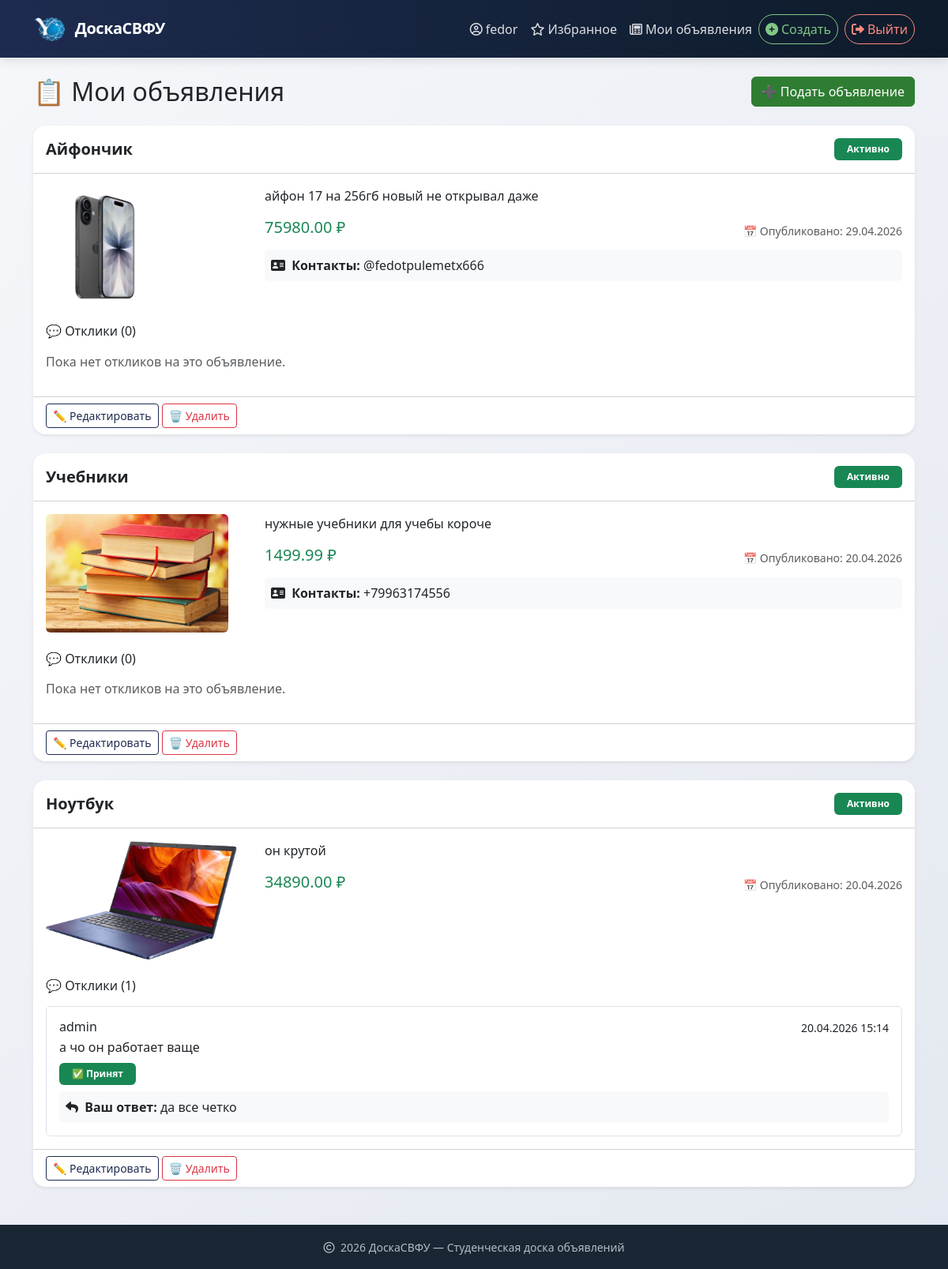
The app's page /my-ads/ (signed in) with its own data.
### ads/models.py (models this page shows, shortened)
class Ad(models.Model):
    title = models.CharField(max_length=200, verbose_name="Название")
    description = models.TextField(verbose_name="Описание")
    price = models.DecimalField(max_digits=10, decimal_places=2, verbose_name="Цена")
    image = models.ImageField(upload_to='ads/', blank=True, null=True, verbose_name="Фотография")
    category = models.ForeignKey(Category, on_delete=models.CASCADE, related_name='ads', verbose_name="Категория")
    author = models.ForeignKey(User, on_delete=models.CASCADE, related_name='ads', verbose_name="Продавец")
    created_at = models.DateTimeField(auto_now_add=True, verbose_name="Создано в")
    is_active = models.BooleanField(default=True, verbose_name="Активно")
    contact_info = models.CharField(max_length=200, blank=True, verbose_name="Контакты для связи", help_text="Телефон, Telegram, email")
    class Meta:
        verbose_name = "Ad"
        verbose_name_plural = "Ads"
        ordering = ['-created_at']

class Response(models.Model):
    ad = models.ForeignKey(Ad, on_delete=models.CASCADE, related_name='responses')
    user = models.ForeignKey(User, on_delete=models.CASCADE, related_name='responses')
    text = models.TextField(verbose_name="Текст отклика")
    created_at = models.DateTimeField(auto_now_add=True)
    is_accepted = models.BooleanField(default=False, verbose_name="Принят")
    reply = models.TextField(blank=True, verbose_name="Ответ автора")
    class Meta:
        verbose_name = "Response"
        verbose_name_plural = "Responses"
        ordering = ['-created_at']

### ads/views.py (the view)
# urls.py: path('my-ads/', views.MyAdsListView.as_view(), name='my_ads'),
class MyAdsListView(LoginRequiredMixin, ListView):
    template_name = 'ads/my_ads.html'
    context_object_name = 'ads'
    def get_queryset(self):
        return Ad.objects.filter(author=self.request.user).prefetch_related('responses')

### templates/ads/my_ads.html (shortened to what this page needs)
{% extends "base.html" %}
{% load static %}
{% block content %}
<div class="d-flex justify-content-between align-items-center mb-4">
    <h1 class="h2 mb-0">📋 Мои объявления</h1>
    <a href="{% url 'ads:ad_create' %}" class="btn btn-success">
        ➕ Подать объявление
    </a>
</div>
{% for ad in ads %}
<div class="card mb-4 shadow-sm border-0">
    <div class="card-header bg-white d-flex justify-content-between align-items-center py-3">
        <h5 class="mb-0">
            <a href="{% url 'ads:ad_detail' ad.pk %}" class="text-decoration-none fw-semibold text-dark">
                {{ ad.title }}
            </a>
        </h5>
        <span class="badge {% if ad.is_active %}bg-success{% else %}bg-secondary{% endif %} px-3 py-2">
            {% if ad.is_active %}Активно{% else %}Снято с публикации{% endif %}
        </span>
    </div>
    <div class="card-body">
        <div class="row">
            <div class="col-md-3">
                {% if ad.image %}
                <img src="{{ ad.image.url }}" class="img-fluid rounded" alt="{{ ad.title }}" style="max-height: 150px;">
                {% else %}
                <div class="bg-light rounded d-flex align-items-center justify-content-center" style="height: 150px;">
                    <span class="text-muted">Нет фото</span>
                </div>
                {% endif %}
            </div>
            <div class="col-md-9">
                <p class="card-text">{{ ad.description|truncatechars:200 }}</p>
                <div class="d-flex justify-content-between align-items-center">
                    <h5 class="text-success">{{ ad.price }} ₽</h5>
                    <small class="text-muted">
                        📅 Опубликовано: {{ ad.created_at|date:"d.m.Y" }}
                    </small>
                </div>
                {% if ad.contact_info %}
                <div class="mt-2 p-2 bg-light rounded">
                    <i class="fas fa-address-card me-1"></i> <strong>Контакты:</strong> {{ ad.contact_info }}
                </div>
                {% endif %}
            </div>
        </div>
        <h6 class="mt-4 mb-3">💬 Отклики ({{ ad.responses.count }})</h6>
        {% if ad.responses.all %}
        <div class="list-group">
            {% for resp in ad.responses.all %}
            <div class="list-group-item list-group-item-action py-3">
                <div class="d-flex w-100 justify-content-between">
                    <h6 class="mb-1">{{ resp.user.username }}</h6>
                    <small>{{ resp.created_at|date:"d.m.Y H:i" }}</small>
                </div>
                <p class="mb-2">{{ resp.text }}</p>
                {% if not resp.is_accepted %}
                <a href="{% url 'ads:accept_response' resp.pk %}" class="btn btn-sm btn-outline-success me-1">
                    ✓ Принять
                </a>
                <a href="{% url 'ads:decline_response' resp.pk %}" class="btn btn-sm btn-outline-danger">
                    ✗ Отклонить
                </a>
                {% else %}
                <span class="badge bg-success px-3 py-2">✅ Принят</span>
                {% endif %}
                {% if resp.reply %}
                <div class="mt-2 p-2 bg-light rounded">
                    <i class="fas fa-reply me-1"></i> <strong>Ваш ответ:</strong> {{ resp.reply }}
                </div>
                {% endif %}
            </div>
            {% endfor %}
        </div>
        {% else %}
        <p class="text-muted">Пока нет откликов на это объявление.</p>
        {% endif %}
    </div>
    <div class="card-footer bg-transparent d-flex justify-content-between">
        <div>
            <a href="{% url 'ads:ad_update' ad.pk %}" class="btn btn-sm btn-outline-primary">
                ✏️ Редактировать
            </a>
            <a href="{% url 'ads:ad_delete' ad.pk %}" class="btn btn-sm btn-outline-danger">
                🗑️ Удалить
            </a>
        </div>
    </div>
</div>
{% endfor %}
{% endblock %}

### templates/base.html (shortened to what this page needs)
{% load static %}
<!DOCTYPE html>
<html lang="ru">
<head>
    <link href="https://cdn.jsdelivr.net/npm/bootstrap@5.3.0/dist/css/bootstrap.min.css" rel="stylesheet">
    <link rel="stylesheet" href="https://cdnjs.cloudflare.com/ajax/libs/font-awesome/6.0.0/css/all.min.css">
</head>
<body>
    <nav class="navbar navbar-expand-lg navbar-dark py-3">
        <div class="container">
            <a class="navbar-brand" href="{% url 'ads:ad_list' %}">
                <img src="{% static 'ads/logo1.png' %}" alt="Logo" width="40" height="30" class="d-inline-block align-text-top me-2">
                ДоскаСВФУ
            </a>
            <div class="collapse navbar-collapse" id="navbarNav">
                <ul class="navbar-nav ms-auto align-items-lg-center">
                    {% if user.is_authenticated %}
                    <li class="nav-item">
                        <a class="nav-link" href="{% url 'ads:user_profile' user.username %}">
                            <i class="far fa-user-circle me-1"></i>{{ user.username }}
                        </a>
                    </li>
                    <li class="nav-item">
                        <a class="nav-link" href="{% url 'ads:favorite_list' %}">
                            <i class="far fa-star me-1"></i>Избранное
                        </a>
                    </li>
                    <li class="nav-item">
                        <a class="nav-link" href="{% url 'ads:my_ads' %}">
                            <i class="far fa-newspaper me-1"></i>Мои объявления
                        </a>
                    </li>
                    <li class="nav-item">
                        <a class="btn btn-link nav-link btn-nav btn-add" href="{% url 'ads:ad_create' %}">
                            <i class="fas fa-plus-circle me-1"></i>Создать
                        </a>
                    </li>
                    <li class="nav-item ms-lg-2">
                        <form method="post" action="{% url 'logout' %}" class="d-inline">
                            <button type="submit" class="btn btn-link nav-link btn-logout">
                                <i class="fas fa-sign-out-alt me-1"></i>Выйти
                            </button>
                        </form>
                    </li>
                    {% endif %}
                </ul>
            </div>
        </div>
    </nav>
    <main class="container my-4">
        {% block content %}{% endblock %}
    </main>
    <footer class="footer mt-auto py-3">
        <div class="container text-center">
            <small>
                <i class="far fa-copyright me-1"></i> 2026 ДоскаСВФУ — Студенческая доска объявлений
            </small>
        </div>
    </footer>
</body>
</html>

### templates/base.html (style rules this page uses)
body { display: flex; flex-direction: column; min-height: 100vh; background: linear-gradient(135deg, #f5f7fa 0%, #e4e8f0 100%); font-family: 'Segoe UI', system-ui, sans-serif; }
main { flex: 1; }
.navbar { background: linear-gradient(90deg, #1e2b4f 0%, #0d1b2a 100%) !important; box-shadow: 0 4px 12px rgba(0,0,0,0.1); }
.navbar-brand { font-weight: 600; letter-spacing: -0.5px; }
.nav-link { color: rgba(255,255,255,0.85) !important; transition: color 0.2s; }
.btn-logout { color: #ff8a80 !important; border: 1px solid #ff8a80; border-radius: 30px; padding: 0.375rem 1.2rem; background: transparent; transition: all 0.2s; }
.card { border: none; border-radius: 16px; overflow: hidden; transition: transform 0.2s, box-shadow 0.2s; }
.btn-success { background-color: #2e7d32; border-color: #2e7d32; }
.btn-outline-primary { color: #1e2b4f; border-color: #1e2b4f; }
.footer { background-color: #1a2634; color: #b0bec5; }
.btn-nav { border-radius: 30px; padding: 0.375rem 1.2rem; transition: all 0.2s; border: 1px solid transparent; }
.btn-logout { color: #ff8a80 !important; border-color: #ff8a80; background: transparent; }
.btn-add { color: #81c784 !important; border-color: #81c784; background: transparent; }

### records on screen
Ad: title "Айфончик", is_active "Активно", image (picture), description "айфон 17 на 256гб новый не открывал даже", price "75980.00", created_at "29.04.2026", contact_info "@fedotpulemetx666", responses.count "0", shows "Пока нет откликов на это объявление."
Ad: title "Учебники", is_active "Активно", image (picture), description "нужные учебники для учебы короче", price "1499.99", created_at "20.04.2026", contact_info "+79963174556", responses.count "0", shows "Пока нет откликов на это объявление."
Ad: title "Ноутбук", is_active "Активно", image (picture), description "он крутой", price "34890.00", created_at "20.04.2026", responses.count "1"
Response: user.username "admin", created_at "20.04.2026 15:14", text "а чо он работает ваще", is_accepted "✅ Принят", reply "да все четко"

### other values on screen
{{ user.username }} "fedor"
